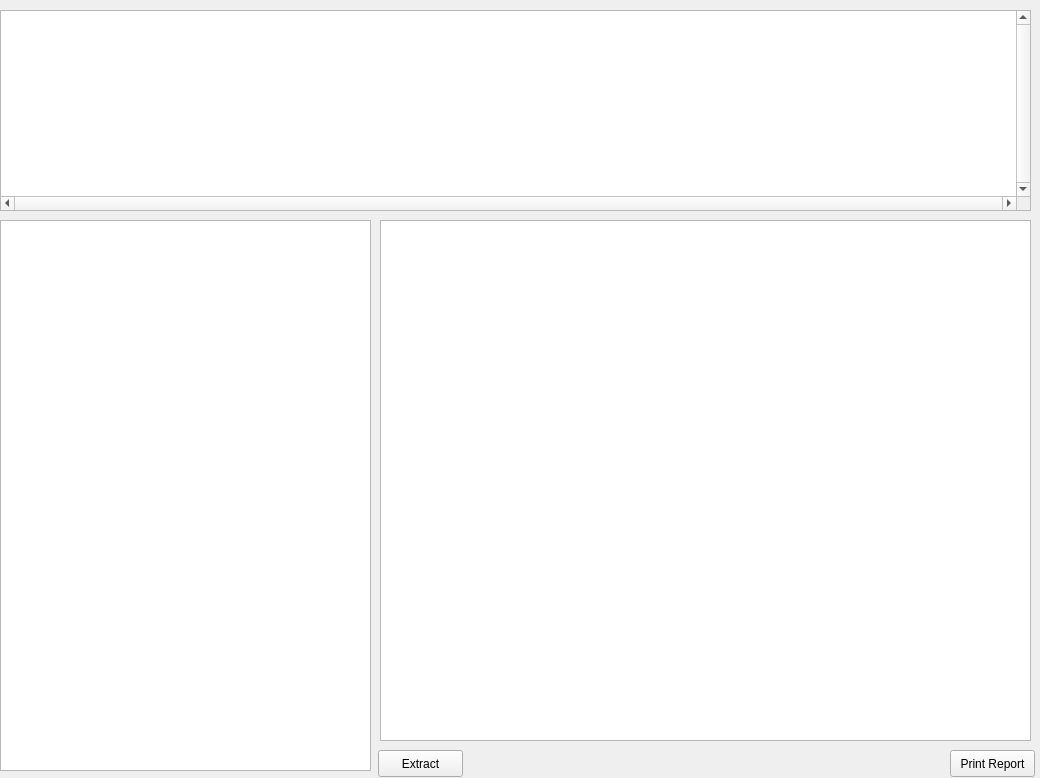
<?xml version="1.0" encoding="UTF-8"?>
<ui version="4.0">
 <class>frmThreema</class>
 <widget class="QWidget" name="frmThreema">
  <property name="windowModality">
   <enum>Qt::ApplicationModal</enum>
  </property>
  <property name="geometry">
   <rect>
    <x>0</x>
    <y>0</y>
    <width>1040</width>
    <height>778</height>
   </rect>
  </property>
  <property name="sizePolicy">
   <sizepolicy hsizetype="Expanding" vsizetype="Expanding">
    <horstretch>1</horstretch>
    <verstretch>1</verstretch>
   </sizepolicy>
  </property>
  <property name="minimumSize">
   <size>
    <width>1040</width>
    <height>778</height>
   </size>
  </property>
  <property name="maximumSize">
   <size>
    <width>16777214</width>
    <height>16777215</height>
   </size>
  </property>
  <property name="windowTitle">
   <string>Threema Report</string>
  </property>
  <property name="windowIcon">
   <iconset>
    <normaloff>../../../.designer/data/img/threema.jpg</normaloff>../../../.designer/data/img/threema.jpg</iconset>
  </property>
  <widget class="QWidget" name="verticalLayoutWidget">
   <property name="geometry">
    <rect>
     <x>0</x>
     <y>10</y>
     <width>1031</width>
     <height>201</height>
    </rect>
   </property>
   <layout class="QVBoxLayout" name="verticalLayout" stretch="1">
    <property name="sizeConstraint">
     <enum>QLayout::SetMaximumSize</enum>
    </property>
    <item>
     <widget class="QTableWidget" name="tableWidgetContacts">
      <property name="sizePolicy">
       <sizepolicy hsizetype="Expanding" vsizetype="Expanding">
        <horstretch>0</horstretch>
        <verstretch>0</verstretch>
       </sizepolicy>
      </property>
      <property name="verticalScrollBarPolicy">
       <enum>Qt::ScrollBarAlwaysOn</enum>
      </property>
      <property name="horizontalScrollBarPolicy">
       <enum>Qt::ScrollBarAlwaysOn</enum>
      </property>
      <property name="sortingEnabled">
       <bool>true</bool>
      </property>
      <attribute name="verticalHeaderStretchLastSection">
       <bool>false</bool>
      </attribute>
     </widget>
    </item>
   </layout>
  </widget>
  <widget class="QWidget" name="horizontalLayoutWidget">
   <property name="geometry">
    <rect>
     <x>0</x>
     <y>220</y>
     <width>371</width>
     <height>551</height>
    </rect>
   </property>
   <layout class="QHBoxLayout" name="horizontalLayout">
    <item>
     <widget class="QTableWidget" name="tableWidgetChats">
      <property name="sortingEnabled">
       <bool>true</bool>
      </property>
     </widget>
    </item>
   </layout>
  </widget>
  <widget class="QWidget" name="horizontalLayoutWidget_2">
   <property name="geometry">
    <rect>
     <x>380</x>
     <y>220</y>
     <width>651</width>
     <height>521</height>
    </rect>
   </property>
   <layout class="QHBoxLayout" name="horizontalLayout_2">
    <item>
     <widget class="QTableWidget" name="tableWidgetMessages">
      <property name="sortingEnabled">
       <bool>true</bool>
      </property>
     </widget>
    </item>
   </layout>
  </widget>
  <widget class="QPushButton" name="pushButtonPrintHTMLReport">
   <property name="geometry">
    <rect>
     <x>950</x>
     <y>750</y>
     <width>85</width>
     <height>27</height>
    </rect>
   </property>
   <property name="text">
    <string>Print Report</string>
   </property>
  </widget>
  <widget class="QPushButton" name="pushButtonExtract">
   <property name="geometry">
    <rect>
     <x>378</x>
     <y>750</y>
     <width>85</width>
     <height>27</height>
    </rect>
   </property>
   <property name="text">
    <string>Extract</string>
   </property>
  </widget>
 </widget>
 <resources/>
 <connections>
  <connection>
   <sender>pushButtonExtract</sender>
   <signal>clicked()</signal>
   <receiver>frmThreema</receiver>
   <slot>extractThreema()</slot>
   <hints>
    <hint type="sourcelabel">
     <x>434</x>
     <y>884</y>
    </hint>
    <hint type="destinationlabel">
     <x>520</x>
     <y>885</y>
    </hint>
   </hints>
  </connection>
  <connection>
   <sender>tableWidgetChats</sender>
   <signal>currentItemChanged(QTableWidgetItem*,QTableWidgetItem*)</signal>
   <receiver>frmThreema</receiver>
   <slot>onTreeClick()</slot>
   <hints>
    <hint type="sourcelabel">
     <x>340</x>
     <y>793</y>
    </hint>
    <hint type="destinationlabel">
     <x>376</x>
     <y>793</y>
    </hint>
   </hints>
  </connection>
  <connection>
   <sender>pushButtonPrintHTMLReport</sender>
   <signal>clicked()</signal>
   <receiver>frmThreema</receiver>
   <slot>printThreemaReport()</slot>
   <hints>
    <hint type="sourcelabel">
     <x>933</x>
     <y>883</y>
    </hint>
    <hint type="destinationlabel">
     <x>834</x>
     <y>874</y>
    </hint>
   </hints>
  </connection>
 </connections>
 <slots>
  <slot>extractThreema()</slot>
  <slot>onTreeClick()</slot>
  <slot>printThreemaReport()</slot>
 </slots>
</ui>
